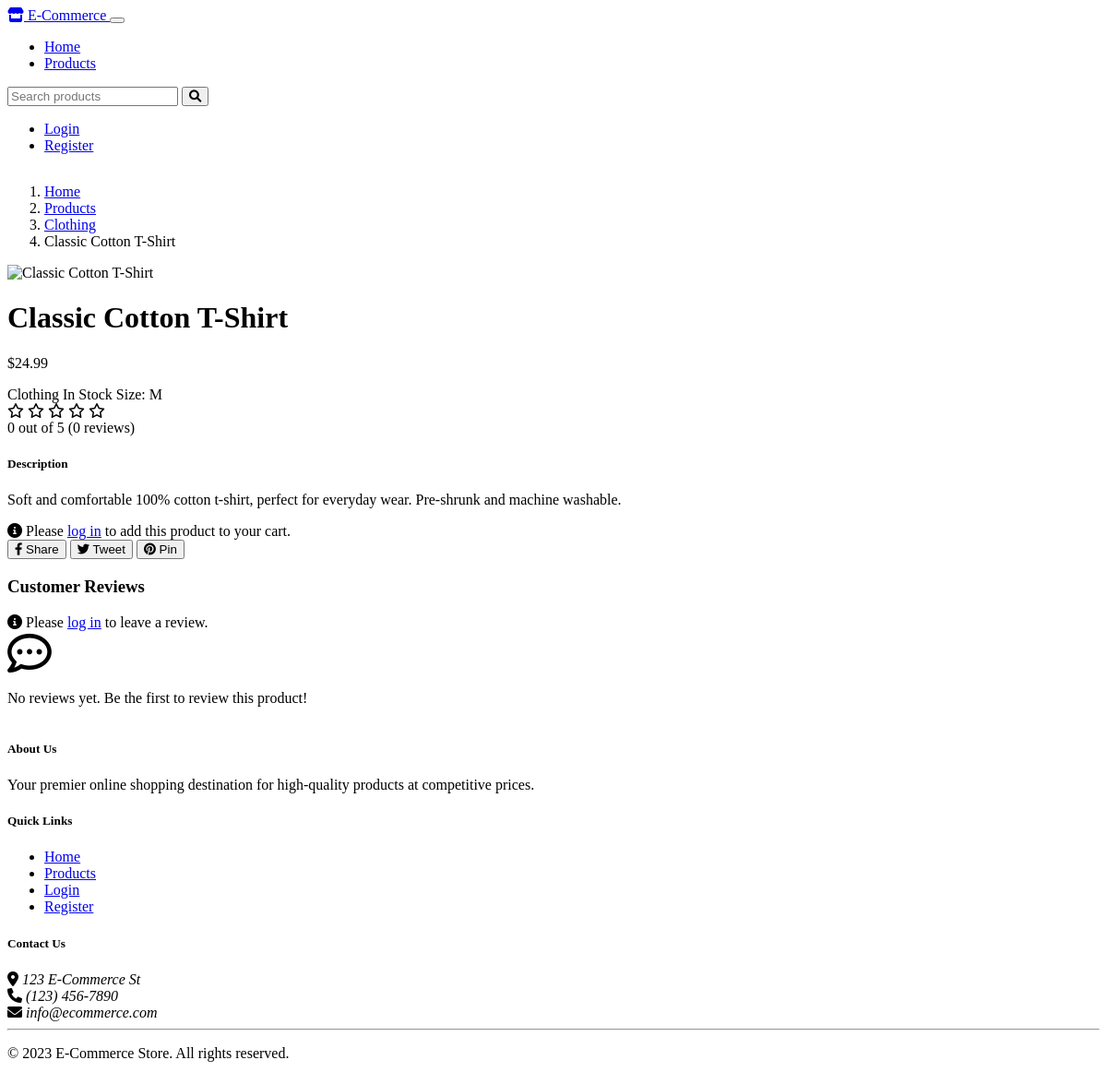
Page /shop/product/2 on the earlier database version.
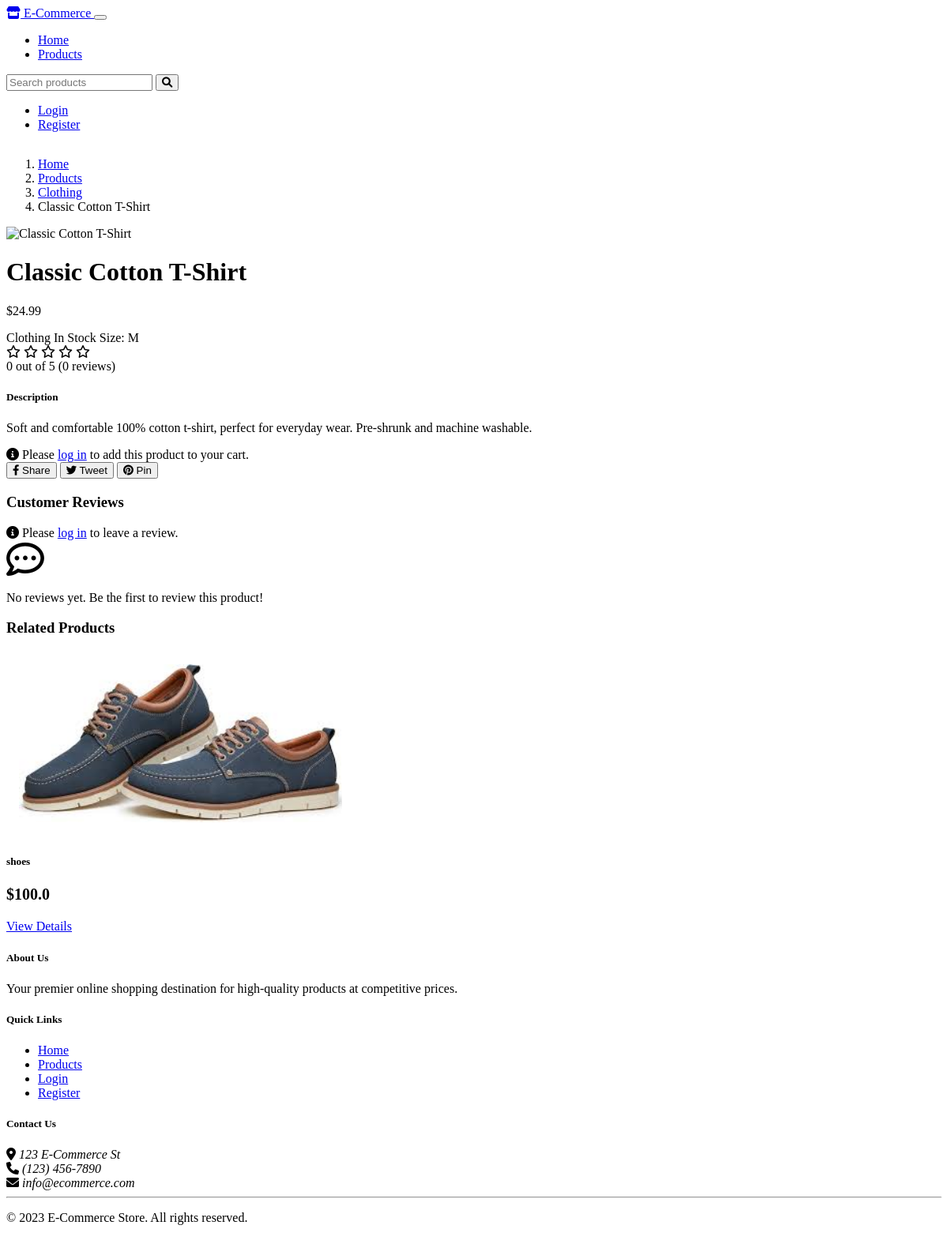
Same page on the later database version.
### tables this page shows
CREATE TABLE products (
        id INTEGER PRIMARY KEY AUTOINCREMENT,
        name TEXT NOT NULL,
        description TEXT NOT NULL,
        price REAL NOT NULL,
        image_url TEXT,
        category TEXT NOT NULL,
        stock INTEGER NOT NULL DEFAULT 0,
        created_at TIMESTAMP NOT NULL DEFAULT CURRENT_TIMESTAMP
    , size TEXT);

### shop.py (the view)
@shop_bp.route('/product/<int:product_id>')
def product_detail(product_id):
    product = Product.get_by_id(product_id)
    if not product:
        flash('Product not found.', 'danger')
        return redirect(url_for('shop.products'))
    reviews = Review.get_by_product(product_id)
    average_rating = Review.get_average_rating(product_id)
    conn = get_db_connection()
    related_products = conn.execute('''
        SELECT * FROM products
        WHERE category = ? AND id != ?
        ORDER BY id DESC LIMIT 4
    ''', (product['category'], product_id)).fetchall()
    conn.close()
    return render_template('shop/product_detail.html',
                          product=product,
                          related_products=related_products,
                          reviews=reviews,
                          average_rating=average_rating)

### app.py (called while the page is built)
def get_db_connection():
    conn = sqlite3.connect(DATABASE)
    conn.row_factory = sqlite3.Row
    return conn

### models.py (called while the page is built)
    @staticmethod
    def get_by_id(product_id):
        conn = get_db_connection()
        product = conn.execute('SELECT * FROM products WHERE id = ?', (product_id,)).fetchone()
        conn.close()
        return product

    @staticmethod
    def get_by_product(product_id):
        conn = get_db_connection()
        reviews = conn.execute('''
            SELECT r.*, u.username
            FROM reviews r
            JOIN users u ON r.user_id = u.id
            WHERE r.product_id = ?
            ORDER BY r.created_at DESC
        ''', (product_id,)).fetchall()
        conn.close()
        return reviews

### templates/shop/product_detail.html (shortened to what the changed rows need)
{% extends 'base.html' %}
{% block content %}
<div class="container">
    <div class="row mb-5">
        <div class="col-md-6">
            <h1 class="mb-3">{{ product.name }}</h1>
            <div class="mb-3">
                {% if average_rating %}
                <div class="mt-2">
                    <div class="d-flex align-items-center">
                        <div class="ratings">
                            {% for i in range(5) %}
                                {% if i < average_rating.avg_rating|int %}
                                    <i class="fas fa-star text-warning"></i>
                                {% elif i < average_rating.avg_rating|round(0, 'ceil')|int and average_rating.avg_rating % 1 != 0 %}
                                    <i class="fas fa-star-half-alt text-warning"></i>
                                {% else %}
                                    <i class="far fa-star text-warning"></i>
                                {% endif %}
                            {% endfor %}
                        </div>
                    </div>
                </div>
                {% endif %}
            </div>
        </div>
    </div>
    {% if related_products %}
        <div class="row mb-4">
            <div class="col-12">
                <h3 class="mb-4">Related Products</h3>
            </div>
            {% for related in related_products %}
                <div class="col-lg-3 col-md-6 mb-4">
                    <div class="card h-100 product-card">
                        {% if related.image_url %}
                            <img src="{{ related.image_url }}" class="card-img-top" alt="{{ related.name }}">
                        {% else %}
                            <div class="text-center p-4">
                                <i class="fas fa-image fa-5x text-muted"></i>
                            </div>
                        {% endif %}
                        <div class="card-body">
                            <h5 class="card-title">{{ related.name }}</h5>
                            <p class="card-text product-price">${{ related.price }}</p>
                            <div class="d-grid">
                                <a href="{{ url_for('shop.product_detail', product_id=related.id) }}" class="btn btn-outline-primary">View Details</a>
                            </div>
                        </div>
                    </div>
                </div>
            {% endfor %}
        </div>
    {% endif %}
</div>
{% endblock %}

Differences in the rows shown:
added products: image_url (picture), name "shoes", price "100.0"
Other differences:
text now shown: "Related Products"
